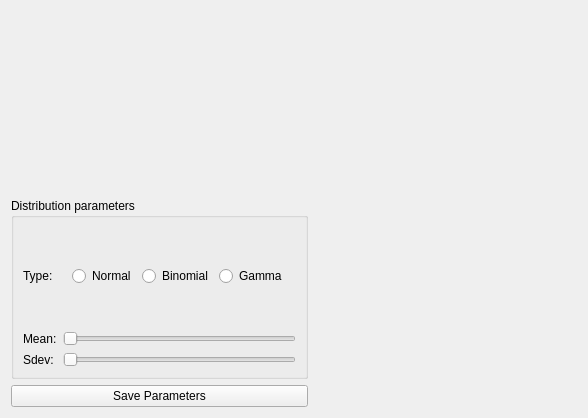
<?xml version="1.0" encoding="UTF-8"?>
<ui version="4.0">
 <class>Form</class>
 <widget class="QWidget" name="Form">
  <property name="geometry">
   <rect>
    <x>0</x>
    <y>0</y>
    <width>588</width>
    <height>418</height>
   </rect>
  </property>
  <property name="windowTitle">
   <string>Form</string>
  </property>
  <property name="styleSheet">
   <string notr="true"/>
  </property>
  <layout class="QGridLayout" name="gridLayout">
   <item row="0" column="1">
    <widget class="GraphicsLayoutWidget" name="pyqtgraphWidget" native="true">
     <property name="sizePolicy">
      <sizepolicy hsizetype="Expanding" vsizetype="Preferred">
       <horstretch>0</horstretch>
       <verstretch>0</verstretch>
      </sizepolicy>
     </property>
    </widget>
   </item>
   <item row="2" column="0">
    <widget class="QPushButton" name="pb_save">
     <property name="text">
      <string>Save Parameters</string>
     </property>
    </widget>
   </item>
   <item row="1" column="0">
    <widget class="QGroupBox" name="groupBox">
     <property name="title">
      <string>Distribution parameters</string>
     </property>
     <layout class="QGridLayout" name="gridLayout_2">
      <item row="0" column="1">
       <widget class="QWidget" name="widget" native="true">
        <layout class="QGridLayout" name="gridLayout_3">
         <item row="0" column="0">
          <widget class="QRadioButton" name="rb_normal">
           <property name="text">
            <string>Normal</string>
           </property>
          </widget>
         </item>
         <item row="0" column="1">
          <widget class="QRadioButton" name="rb_binomial">
           <property name="text">
            <string>Binomial</string>
           </property>
          </widget>
         </item>
         <item row="0" column="2">
          <widget class="QRadioButton" name="rb_gamma">
           <property name="text">
            <string>Gamma</string>
           </property>
          </widget>
         </item>
        </layout>
       </widget>
      </item>
      <item row="1" column="1">
       <widget class="QSlider" name="sl_mean">
        <property name="orientation">
         <enum>Qt::Horizontal</enum>
        </property>
       </widget>
      </item>
      <item row="2" column="1">
       <widget class="QSlider" name="sl_sd">
        <property name="orientation">
         <enum>Qt::Horizontal</enum>
        </property>
       </widget>
      </item>
      <item row="0" column="0">
       <widget class="QLabel" name="label">
        <property name="text">
         <string>Type:</string>
        </property>
       </widget>
      </item>
      <item row="1" column="0">
       <widget class="QLabel" name="label_2">
        <property name="text">
         <string>Mean:</string>
        </property>
       </widget>
      </item>
      <item row="2" column="0">
       <widget class="QLabel" name="label_3">
        <property name="text">
         <string>Sdev:</string>
        </property>
       </widget>
      </item>
     </layout>
    </widget>
   </item>
   <item row="0" column="0">
    <widget class="QWidget" name="tableWidget" native="true"/>
   </item>
  </layout>
 </widget>
 <customwidgets>
  <customwidget>
   <class>GraphicsLayoutWidget</class>
   <extends>QWidget</extends>
   <header>pyqtgraph</header>
   <container>1</container>
  </customwidget>
 </customwidgets>
 <resources/>
 <connections/>
</ui>
